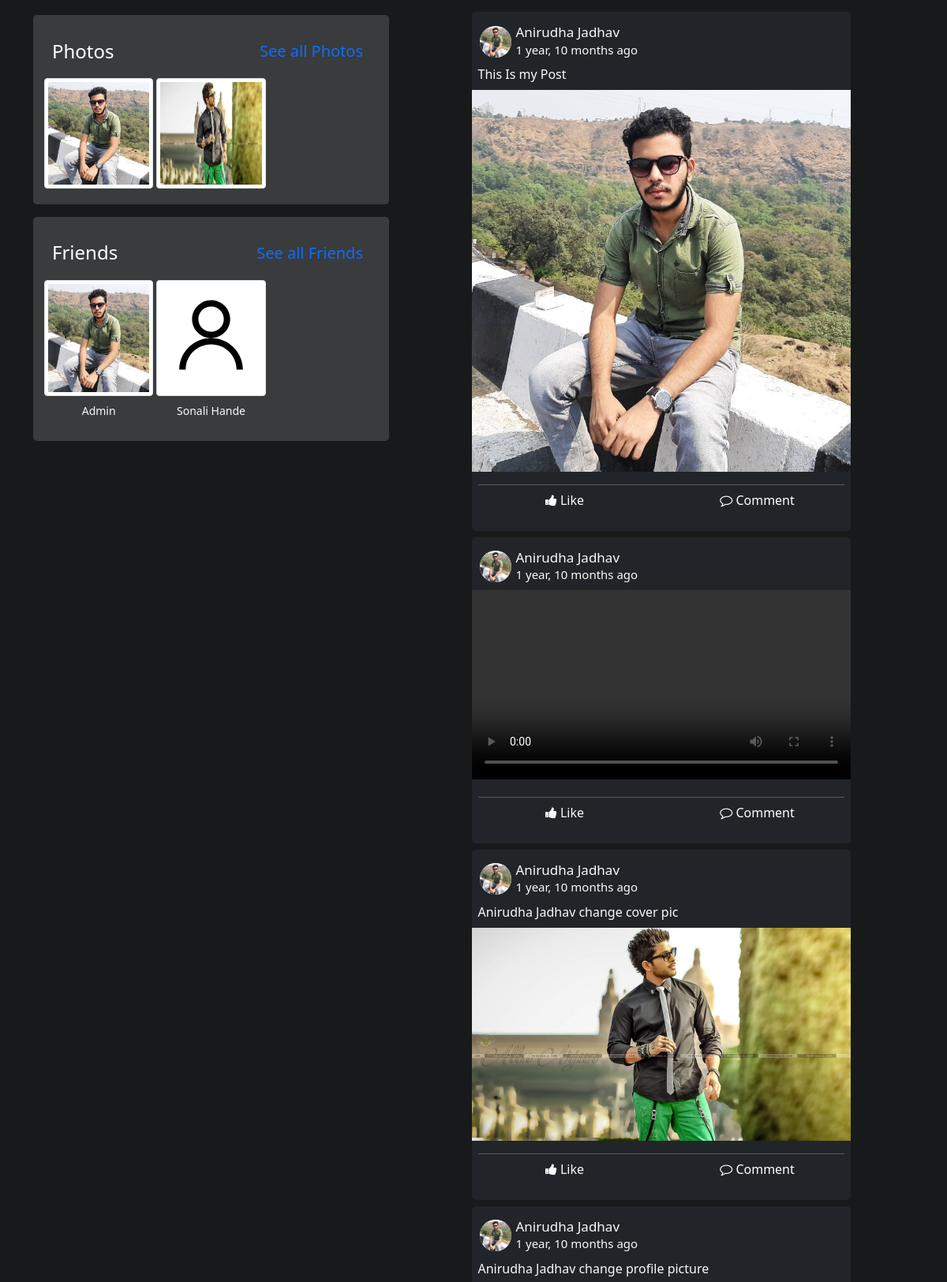
/user/Anirudha.Jadhav.3 (signed in, middle part), run on an earlier commit of the app's database.
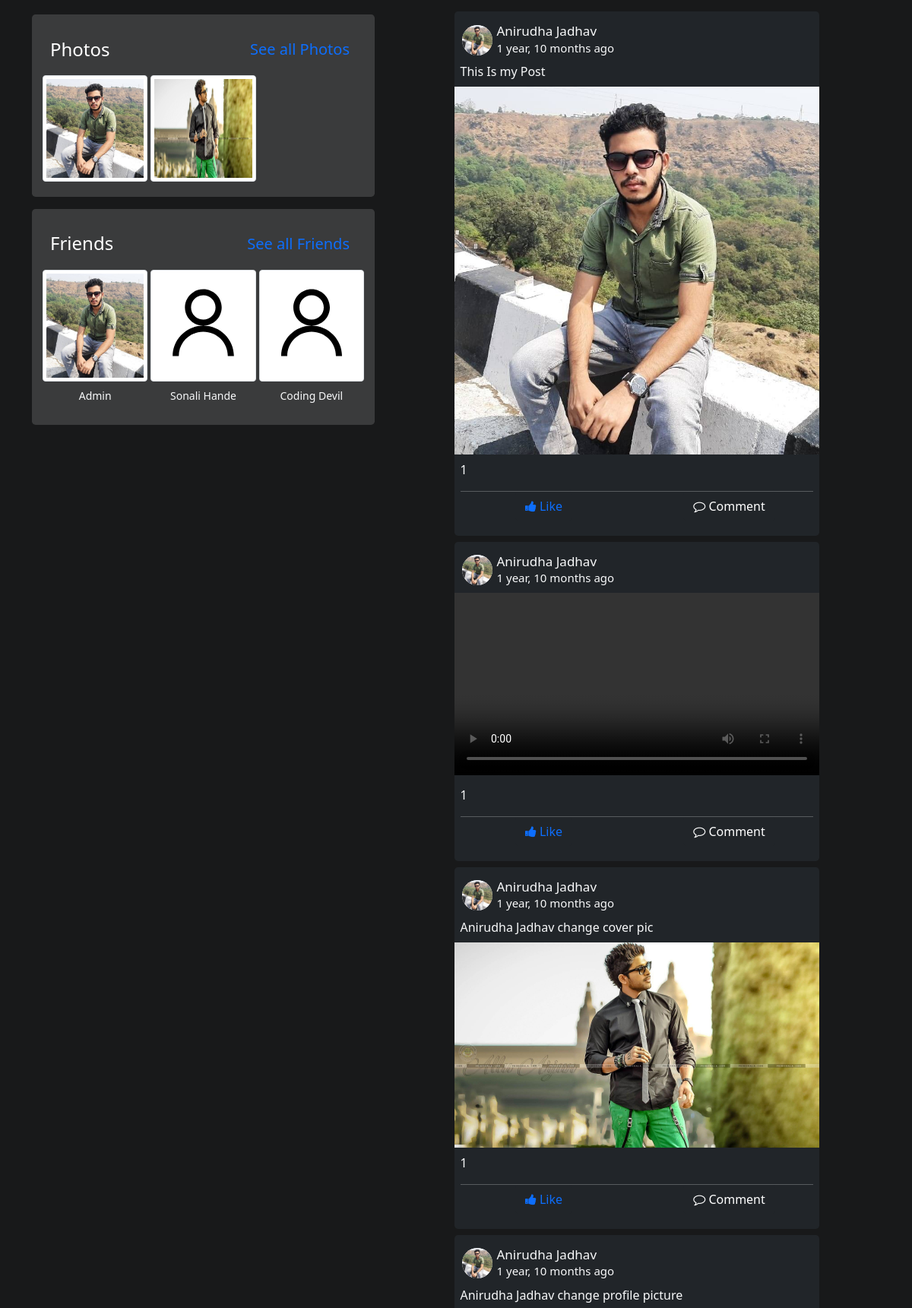
And on a later commit of the database.
### home/models.py (models this page shows, shortened)
class ProfilePictures(models.Model):
    user = models.ForeignKey(User,on_delete=models.CASCADE,null=True)
    upload_on = models.DateTimeField(default = timezone.now,null=True)
    display_picture = models.ImageField(upload_to=dpPath,null=True,blank=True)

class CoverPicture(models.Model):
    user = models.ForeignKey(User,on_delete=models.CASCADE,null=True,blank=True)
    upload_on = models.DateTimeField(default = timezone.now,null = True,blank=True)
    cover_photo = models.ImageField(upload_to = coverPhotoPath,null=True,blank=True)

class Friend(models.Model):
    user = models.ForeignKey(User,on_delete=models.CASCADE)
    friends = models.ForeignKey(UserExtended,on_delete=models.CASCADE)

class UserExtended(models.Model):
    user = models.ForeignKey(User,on_delete=models.CASCADE,null=True)
    dob = models.DateField(null=True,blank=True)
    gender = models.CharField(max_length=50,null=True)
    slug = models.CharField(max_length=50,null=True,blank=True)

### posts/models.py (models this page shows, shortened)
class Post(models.Model):
    user = models.ForeignKey(User,on_delete=models.CASCADE)
    desc = models.TextField(null=True,blank=True)
    media = models.FileField(upload_to=imgPath,null=True,blank=True)
    upload_on = models.DateTimeField(default= timezone.now)
    slug = models.TextField(null=True,blank=True)
    def fileType(self):
        ext = self.media.name.split('.')[-1]
        if ext == "jpeg" or ext == "jpg" or ext == "svg" or ext == "ico":
            return "image"
        elif ext == "mp4" or ext == "webm" or ext == "ogg" or ext == "mkv":
            return "video"
        else:
            return "not-defined"

### home/views.py (the view)
# urls.py: path('user/<str:slug>',views.userProfilePage,name='profile'),
def userProfilePage(request,slug):
    if not request.user.is_authenticated:
        return redirect('/')
    this_user = UserExtended.objects.get(slug = slug)
    posts = Post.objects.filter(user=this_user.user).order_by("-upload_on")
    cover_pic = CoverPicture.objects.filter(user=this_user.user).order_by("-upload_on").first()
    profile_pic = ProfilePictures.objects.filter(user = this_user.user).order_by("-upload_on").first()
    user = UserExtended.objects.get(user=request.user)
    friend_request = FriendRequest.objects.filter(user=this_user.user,sent_by=user).first()
    has_request = FriendRequest.objects.filter(user=request.user,sent_by=this_user).first()
    friends = Friend.objects.filter(user = this_user.user)
    friend_pictures = {}
    photos = []
    profile_pictures = {}
    likes = {}
    liked = {}
    profile_pics = ProfilePictures.objects.filter(user = this_user.user).order_by("-upload_on")
    cover_pics = CoverPicture.objects.filter(user=this_user.user).order_by("-upload_on")
    for pic in profile_pics:
        photos.append(pic.display_picture)
    for pic in cover_pics:
        photos.append(pic.cover_photo)
    for post in posts:
        profile_pictures[post] = ProfilePictures.objects.filter(user=post.user).order_by("-upload_on").first()
        likes[post] = Like.objects.filter(post=post)
        liked[post] = isLiked(post,request.user)
    for friend in friends:
        friend_pictures[friend] = ProfilePictures.objects.filter(user = friend.friends.user).order_by("-upload_on").first()
    params = {
        'this_user' : this_user,
        'cover_pic' : cover_pic,
        'posts' : posts,
        'profile_pic' : profile_pic,
        'post_profile_pictures' : profile_pictures,
        'likes' : likes,
        'liked' : liked,
        'photos' : photos,
        'friend_request' : friend_request,
        'has_request' : has_request,
        'is_friend' : isFriend(request.user,this_user),
        'friends' : friends,
        'friend_picture' : friend_pictures,
        'media' : settings.MEDIA_URL,
    }
    return render(request,'home/profile.html',params)

### calculator/context_processor.py (called while the page is built)
def userBmi(request):
    if request.user.is_authenticated:
        try:
            bmi = Bmi.objects.get(user = request.user)
            params = {
                "bmi" : bmi
            }
        except Bmi.DoesNotExist:
            params = {}
    else:
        params = {}
    return params

def userBmr(request):
    if request.user.is_authenticated:
        try:
            bmr = Bmr.objects.get(user = request.user)
            params = {
                "bmr" : bmr
            }
        except Bmr.DoesNotExist:
            params = {}
    else:
        params = {}
    return params

### home/context_processor.py (called while the page is built)
def user_profile(request):
    if request.user.is_authenticated:
        try:
            user = UserExtended.objects.get(user = request.user)
            user_profile = ProfilePictures.objects.filter(user=request.user).order_by("-upload_on").first()
            params = {
                "user" : user,
                "user_profile" : user_profile,
                "media" : settings.MEDIA_URL,
            }
        except ProfilePictures.DoesNotExist:
            params ={}
    else:
        params = {}
    return params

### home/templates/home/profile.html (shortened to what the changed rows need)
{% extends 'base.html' %}
{% load static %}
{% load humanize %}
{% block body %}
<div id="main-div">
    <div class="container my-3">
        <div class="row">
            <div class="col-md-5 col-lg-5 col-sm-12" id="info">
                <div class="photos rounded-3 container-fluid my-3 py-3">
                    <div class="thumbnails">
                        <div class="row">
                            {% for pic in photos|slice:":9" %}
                            <div class="col-4 py-1 gx-1">
                                <img src="{{media}}{{pic}}" class="img-thumbnail" style="width: 100%; height: 100%;"
                                    alt="">
                            </div>
                            {% endfor %}
                        </div>
                    </div>
                </div>
                <div class="friends rounded-3 container-fluid my-3 py-3">
                    <div class="thumbnails">
                        <div class="row">
                            {% for friend in friends|slice:"9" %}
                            <div class="col-4 py-1 gx-1">
                                <a href="/user/{{friend.friends.slug}}">
                                    <figure class="figure w-100 h-100">
                                        <img src="{% if friend_picture|value:friend %}{{media}}{{friend_picture|value:friend}}{% else %}{% static 'images/user.svg' %}{% endif %}" class="figure-img img-thumbnail rounded" style="width: 100%; height: 80%;" alt="...">
                                        <figcaption class="figure-caption text-center text-light">{{friend.friends.user.first_name}} {{friend.friends.user.last_name}}</figcaption>
                                    </figure>
                                </a>
                            </div>
                            {% endfor %}
                        </div>
                    </div>
                </div>
            </div>
            <div class="col-lg-7 col-md-7 col-sm-12" id="posts">
                <div class="post-container pt-1">
                    {% for post in posts %}
                    <div class="posts bg-dark mx-auto text-light rounded-3 py-3 mt-2">
                        <div class="post-head px-2 mb-2">
                            <div class="d-flex my-auto h-100  justify-content-start align-items-center">
                                <span class="icon rounded-circle bg-light" style="width: 40px; height: 40px;">
                                    <img src="{% if post_profile_pictures|value:post %}{{media}}{{post_profile_pictures|value:post}}{% else %}{% static 'images/user.svg' %}{% endif %}"
                                        class="rounded-circle" style="width: 100%; height: 100%;" alt="">
                                </span>
                                <span class="mx-1">
                                    <h3 class="m-0" style="font-size: 1.0625rem;">
                                        {{post.user.first_name}} {{post.user.last_name}}
                                    </h3>
                                    <p style="font-size: .9375rem;" class="m-0">{{post.upload_on|naturaltime}}</p>
                                </span>
                            </div>
                            <p class="text-light my-2">{{post.desc}}</p>
                        </div>
                        <div class="media" style="width: 100%;">
                            {% if post.fileType == 'image' %}
                            <img src="{{media}}{{post.media}}" class="img-fluid" alt="">
                            {% elif post.fileType == 'video' %}
                            <video src="{{media}}{{post.media}}" style="width: 100%; height: auto;" autoplay="true"
                                controls></video>
                            {% endif %}
                        </div>
                        <div class="counter px-2 mt-2">
                            <span>{% if likes|value:post %}{{likes|value:post|length}}{% endif %}</span>
                        </div>
                        <div class="px-2 pb-0 my-1">
                            <hr class="mb-0">
                            <div class="row my-0">
                                <div class="col-6 text-center">
                                    <a href="{% if liked|value:post %}/unlike/{{post.slug}}{% else %}/like/{{post.slug}}{% endif %}"
                                        class="btn btn-dark {% if liked|value:post %}text-primary{% else %}text-light{% endif %}"
                                        aria-disabled="true"><i class="fa fa-thumbs-up"></i> Like</a>
                                </div>
                                <div class="col-6 text-center">
                                    <a role="button" class="btn btn-dark" onclick="showComment('{{forloop.counter}}')"><i
                                            class="fa fa-comment-o"></i> Comment</a>
                                </div>
                            </div>
                        </div>
                    </div>
                    {% endfor %}
                </div>
            </div>
        </div>
    </div>
</div>
{% endblock body %}

What changed in the data, as far as the page shows it:
added Friend: friends.user.first_name "Coding", friends.user.last_name "Devil"
shown differently, row unchanged: Post "This Is my Post": likes (not shown) → "1"
shown differently, row unchanged: Post (number 2 of 4 on the later page): likes (not shown) → "1"
shown differently, row unchanged: Post "Anirudha Jadhav change cover pic": likes (not shown) → "1"
